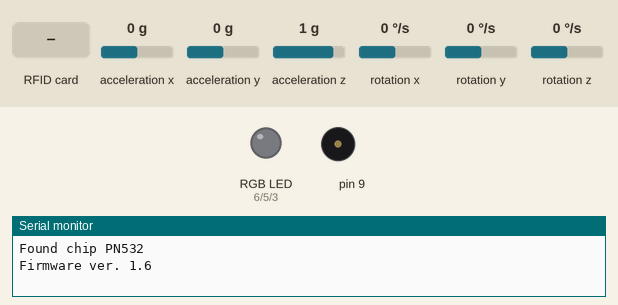
Recording of a sketch running on a simulated Arduino Uno, built with avr-gcc and run on an emulated ATmega328P. Parts: an RGB LED mixed from three pins (HIGH = lit), buzzer (waves = sounding), the last lines printed to the serial monitor. Wiring (inferred from the names in the program): MPU-6050 motion sensor at I2C address 0x68. The test bench sets the inputs (shaded band); at power-on: acceleration x 0 g, acceleration y 0 g, acceleration z 1 g, rotation x 0 °/s, rotation y 0 °/s, rotation z 0 °/s. Dim RGB values are drawn brighter than linear; random numbers use the default seed unless the sketch sets one.

Above: at 1.2 s.
1.3 s: RFID card 5E 7A 19 C4 held to the reader
At 2.24 s:
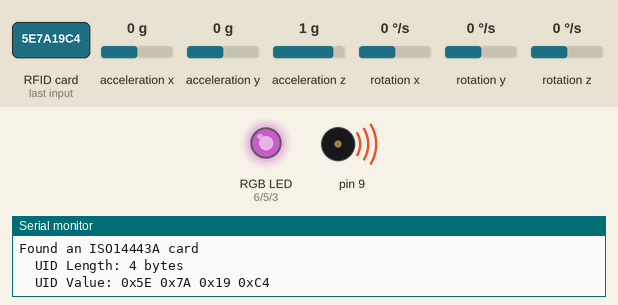
At 3.38 s:
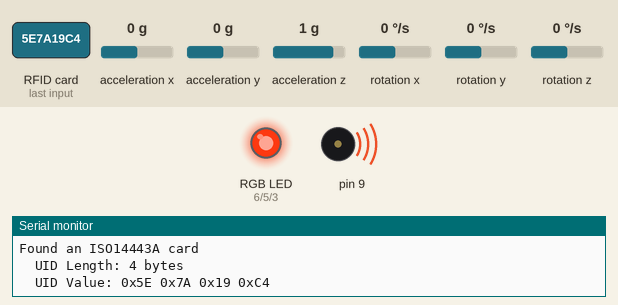
4.3 s: acceleration x set to -0.3 g
7.3 s: RFID card 5E 7A 19 C4 held to the reader
At 8.93 s:
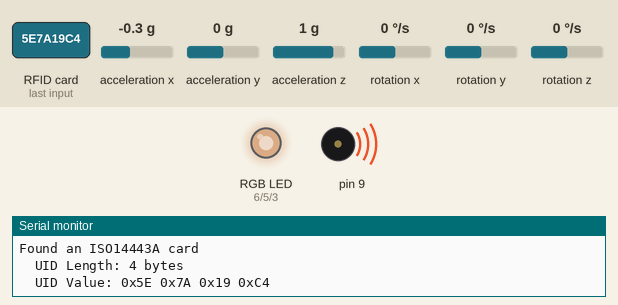
10.3 s: acceleration x set to -0.6 g
Timing chart, 0 to 15.2 s (numbered marks = the images above; inputs shaded):
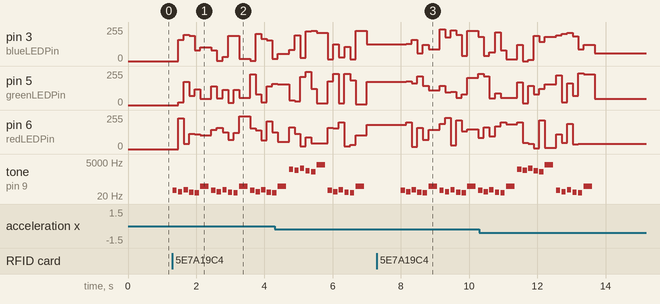

Measured:
- after the input at 1.3 s, pin 3 (blueLEDPin): 0/255 → 158/255 after 0.17 s, → 197/255 0.16 s later, → 188/255 0.16 s later, → 80/255 0.16 s later, … (16 changes in this stretch); pin 5 (greenLEDPin): 0/255 → 19/255 after 0.17 s, → 175/255 0.16 s later, → 68/255 0.16 s later, → 120/255 0.16 s later, … (16 changes in this stretch)
- after the input at 7.3 s, pin 3 (blueLEDPin): 125/255 → 131/255 after 0.86 s, → 158/255 0.16 s later, → 57/255 0.16 s later, → 122/255 0.16 s later, … (12 changes in this stretch); pin 5 (greenLEDPin): 173/255 → 177/255 after 0.86 s, → 162/255 0.16 s later, → 216/255 0.16 s later, → 143/255 0.16 s later, … (12 changes in this stretch)

The sketch:

cobi.ino
```cpp
#include <Wire.h>
#include <SPI.h>
#include <Adafruit_PN532.h>
#include "pitches.h"

//==================================================================================================
// NFC
//==================================================================================================

// define just the pins connected to the IRQ and reset lines for I2C connection
#define PN532_IRQ   (7)
#define PN532_RESET (8)

// use an I2C connection:
Adafruit_PN532 nfc(PN532_IRQ, PN532_RESET);

// hack used to not block process
const int NFC_MAX_RETRIES = 10;

//==================================================================================================
// acelerometer
//==================================================================================================

// I2C address of the MPU-6050
const int MPU_addr=0x68;

// constant used to determine the
const int16_t IMPACT_DIFF = 2000;

// variable to store current and previous acelerometer axes values
int16_t AcX,AcY,AcZ;
int16_t pAcX,pAcY,pAcZ;

//==================================================================================================
// LED
//==================================================================================================

const int greenLEDPin = 5;
const int redLEDPin = 6;
const int blueLEDPin = 3;

//==================================================================================================
// audio
//==================================================================================================

// notes in the melody:
int melodyA[] = {
  NOTE_G6, NOTE_E6, NOTE_A6, NOTE_D6, NOTE_C6, NOTE_G7
};

int melodyB[] = {
  NOTE_G1, NOTE_E1, NOTE_A1, NOTE_D1, NOTE_C1, NOTE_G2
};

// note durations: 4 = quarter note, 8 = eighth note, etc.:
int noteDurations[] = {
  8, 8, 8, 8, 8, 4
};


//==================================================================================================
// CoBi setup
//==================================================================================================

void setup(void) {
  Serial.begin(115200);

  // LED pin configuration
  pinMode(greenLEDPin, OUTPUT);
  pinMode(redLEDPin, OUTPUT);
  pinMode(blueLEDPin, OUTPUT);

  // acelerometer configuration
  Wire.begin();
  Wire.beginTransmission(MPU_addr);
  Wire.write(0x6B);  // PWR_MGMT_1 register
  Wire.write(0);     // set to zero (wakes up the MPU-6050)
  Wire.endTransmission(true);

  // NFC
  prepareNFC();
}

// prepare NFC board to be used by CoBi
void prepareNFC() {
  nfc.begin();

  // check if it is possible to use NFC reader
  uint32_t versiondata = nfc.getFirmwareVersion();
  if (! versiondata) {
    Serial.print("Didn't find PN53x board");

    // do not continue program
    while (1);
  }

  Serial.print("Found chip PN5"); Serial.println((versiondata>>24) & 0xFF, HEX);
  Serial.print("Firmware ver. "); Serial.print((versiondata>>16) & 0xFF, DEC);
  Serial.print('.'); Serial.println((versiondata>>8) & 0xFF, DEC);

  // configure board to read RFID tags
  nfc.SAMConfig();

  // hack to allow code to be executed even if no tag is being read
  nfc.setPassiveActivationRetries(NFC_MAX_RETRIES);
}

//==================================================================================================
// CoBi main loop
//==================================================================================================

void loop(void) {
  handleAcelerometer();
  readNFC();
}

void handleAcelerometer() {
  // read current acelerometer values
  Wire.beginTransmission(MPU_addr);
  Wire.write(0x3B);  // starting with register 0x3B (ACCEL_XOUT_H)
  Wire.endTransmission(false);
  Wire.requestFrom(MPU_addr,14,true);  // request a total of 14 registers
  AcX=Wire.read()<<8|Wire.read();  // 0x3B (ACCEL_XOUT_H) & 0x3C (ACCEL_XOUT_L)
  AcY=Wire.read()<<8|Wire.read();  // 0x3D (ACCEL_YOUT_H) & 0x3E (ACCEL_YOUT_L)
  AcZ=Wire.read()<<8|Wire.read();  // 0x3F (ACCEL_ZOUT_H) & 0x40 (ACCEL_ZOUT_L)

  // calculate difference from previous values
  float xdiff = AcX - pAcX;
  if (xdiff < 0) {
    xdiff = xdiff * -1;
  }

  float ydiff = AcY - pAcY;
  if (ydiff < 0) {
    ydiff = ydiff * -1;
  }

  float zdiff = AcZ - pAcZ;
  if (zdiff < 0) {
    zdiff = zdiff * -1;
  }

  // check if difference represents that cobi was hitted
  if (xdiff > IMPACT_DIFF || xdiff > IMPACT_DIFF || xdiff > IMPACT_DIFF) {
    hitFeedback();
    delay(1000);
  }

  // replace previous values with new ones
  pAcX = AcX;
  pAcY = AcY;
  pAcZ = AcZ;
}

void hitFeedback() {
  // change LED color
  randomLEDColor();

  // play sound
  playMelody(melodyA);
  playMelody(melodyB);
}

void playMelody(int melody[]) {
  // iterate over the notes of the melody:
  for (int thisNote = 0; thisNote < 6; thisNote++) {

    // to calculate the note duration, take one second divided by the note type.
    //e.g. quarter note = 1000 / 4, eighth note = 1000/8, etc.
    int noteDuration = 1000 / noteDurations[thisNote];
    tone(9, melody[thisNote], noteDuration);

    // to distinguish the notes, set a minimum time between them.
    // the note's duration + 30% seems to work well:
    int pauseBetweenNotes = noteDuration * 1.30;
    delay(pauseBetweenNotes);

    // stop the tone playing:
    noTone(9);

    // alternate LED color on each note
    randomLEDColor();
  }
}

void randomLEDColor() {
  analogWrite(redLEDPin, random(255));
  analogWrite(greenLEDPin, random(255));
  analogWrite(blueLEDPin, random(255));
}

void readNFC() {
  uint8_t success;
  uint8_t uid[] = { 0, 0, 0, 0, 0, 0, 0 };  // Buffer to store the returned UID
  uint8_t uidLength;                        // Length of the UID (4 or 7 bytes depending on ISO14443A card type)

  // Wait for an ISO14443A type cards (Mifare, etc.).  When one is found
  // 'uid' will be populated with the UID, and uidLength will indicate
  // if the uid is 4 bytes (Mifare Classic) or 7 bytes (Mifare Ultralight)
  success = nfc.readPassiveTargetID(PN532_MIFARE_ISO14443A, uid, &uidLength);

  if (success) {
    // Display some basic information about the card
    Serial.println("Found an ISO14443A card");
    Serial.print("  UID Length: ");Serial.print(uidLength, DEC);Serial.println(" bytes");
    Serial.print("  UID Value: ");
    nfc.PrintHex(uid, uidLength);
      playMelody(melodyB);
      playMelody(melodyB);
      playMelody(melodyB);

//    if (uidLength == 4) {
//      // We probably have a Mifare Classic card ...
//      uint32_t cardid = uid[0];
//      cardid <<= 8;
//      cardid |= uid[1];
//      cardid <<= 8;
//      cardid |= uid[2];
//      cardid <<= 8;
//      cardid |= uid[3];
//      Serial.print("Seems to be a Mifare Classic card #");
//      Serial.println(cardid);
//    }
  }
}
```

pitches.h
```cpp
/*************************************************
 * Public Constants
 *************************************************/

#define NOTE_B0  31
#define NOTE_C1  33
#define NOTE_CS1 35
#define NOTE_D1  37
#define NOTE_DS1 39
#define NOTE_E1  41
#define NOTE_F1  44
#define NOTE_FS1 46
#define NOTE_G1  49
#define NOTE_GS1 52
#define NOTE_A1  55
#define NOTE_AS1 58
#define NOTE_B1  62
#define NOTE_C2  65
#define NOTE_CS2 69
#define NOTE_D2  73
#define NOTE_DS2 78
#define NOTE_E2  82
#define NOTE_F2  87
#define NOTE_FS2 93
#define NOTE_G2  98
#define NOTE_GS2 104
#define NOTE_A2  110
#define NOTE_AS2 117
#define NOTE_B2  123
#define NOTE_C3  131
#define NOTE_CS3 139
#define NOTE_D3  147
#define NOTE_DS3 156
#define NOTE_E3  165
#define NOTE_F3  175
#define NOTE_FS3 185
#define NOTE_G3  196
#define NOTE_GS3 208
#define NOTE_A3  220
#define NOTE_AS3 233
#define NOTE_B3  247
#define NOTE_C4  262
#define NOTE_CS4 277
#define NOTE_D4  294
#define NOTE_DS4 311
#define NOTE_E4  330
#define NOTE_F4  349
#define NOTE_FS4 370
#define NOTE_G4  392
#define NOTE_GS4 415
#define NOTE_A4  440
#define NOTE_AS4 466
#define NOTE_B4  494
#define NOTE_C5  523
#define NOTE_CS5 554
#define NOTE_D5  587
#define NOTE_DS5 622
#define NOTE_E5  659
#define NOTE_F5  698
#define NOTE_FS5 740
#define NOTE_G5  784
#define NOTE_GS5 831
#define NOTE_A5  880
#define NOTE_AS5 932
#define NOTE_B5  988
#define NOTE_C6  1047
#define NOTE_CS6 1109
#define NOTE_D6  1175
#define NOTE_DS6 1245
#define NOTE_E6  1319
#define NOTE_F6  1397
#define NOTE_FS6 1480
#define NOTE_G6  1568
#define NOTE_GS6 1661
#define NOTE_A6  1760
#define NOTE_AS6 1865
#define NOTE_B6  1976
#define NOTE_C7  2093
#define NOTE_CS7 2217
#define NOTE_D7  2349
#define NOTE_DS7 2489
#define NOTE_E7  2637
#define NOTE_F7  2794
#define NOTE_FS7 2960
#define NOTE_G7  3136
#define NOTE_GS7 3322
#define NOTE_A7  3520
#define NOTE_AS7 3729
#define NOTE_B7  3951
#define NOTE_C8  4186
#define NOTE_CS8 4435
#define NOTE_D8  4699
#define NOTE_DS8 4978
```
